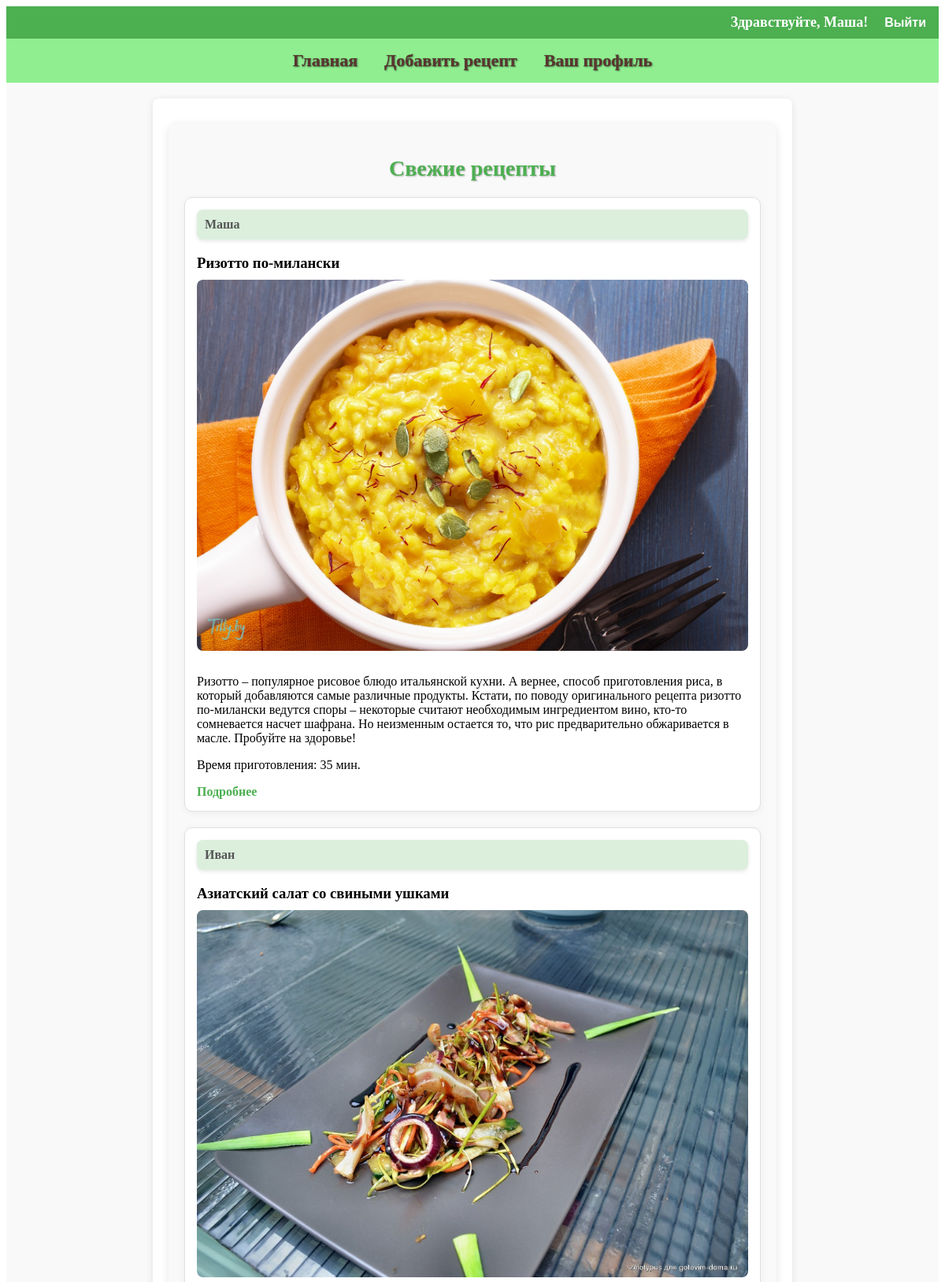
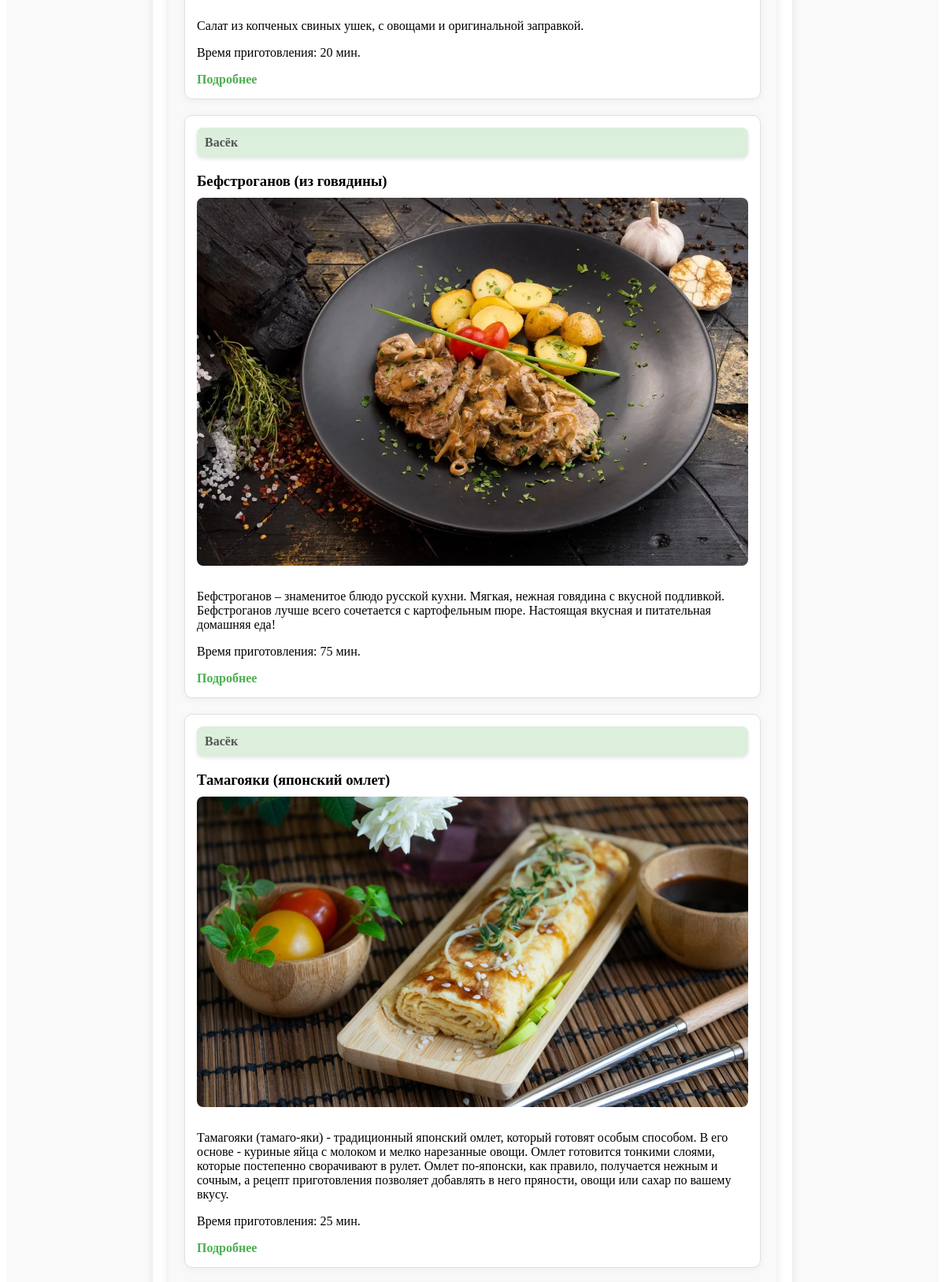
The page /accounts/ (signed in, upper part) on the database its author committed (2 pictures, top to bottom).
### recipe_app/models.py (models this page shows, shortened)
class Recipe(models.Model):
    title = models.CharField(max_length=100, verbose_name="Название блюда")  # Название рецепта
    description = models.TextField(verbose_name="Описание")  # Описание рецепта
    preparation_steps = models.TextField(verbose_name="Шаги приготовления")  # Шаги приготовления блюда
    preparation_time = models.PositiveIntegerField(verbose_name="Время приготовления в минутах")  # Время приготовления в минутах
    image = models.ImageField(upload_to='recipes/images/', verbose_name="Добавьте фото")  # Изображение рецепта
    author = models.ForeignKey(User, on_delete=models.CASCADE, verbose_name="Автор")  # Автор рецепта (связь с пользователем)
    categories = models.ManyToManyField(Category, through='RecipeCategory', verbose_name="Категория")  # Категории, связанные с рецептом через промежуточную модель
    ingredients = models.TextField(blank=True, null=True, verbose_name="Ингредиенты")  # Ингредиенты для рецепта, можно оставить пустым

### recipe_app/views.py (the view)
# urls.py: path('', recipe_list, name='recipe_list'),  # Главная страница: список всех рецептов, вызывается view 'recipe_list'
def recipe_list(request):
    category_id = request.GET.get('category')  # Получаем параметр 'category' из GET-запроса
    random_count = request.GET.get('random')  # Получаем параметр 'random' для отображения случайных рецептов
    if random_count:  # Если выбран параметр случайных рецептов
        recipes = Recipe.objects.all()  # Получаем все рецепты
        recipes = random.sample(list(recipes), min(5, len(recipes)))
    elif category_id:  # Если выбрана категория
        recipes = Recipe.objects.filter(categories__id=category_id).order_by('-id')  # Фильтруем рецепты по выбранной категории
    else:  # Если ничего не выбрано, показываем все рецепты
        recipes = Recipe.objects.all().order_by('-id')[:10]  # Получаем первые 10 рецептов
    categories = Category.objects.all()  # Получаем все категории
    return render(request, 'recipes/recipe_list.html', {'recipes': recipes, 'categories': categories})

### recipe_app/templates/recipes/recipe_list.html (shortened to what this page needs)
{% extends 'base.html' %}
{% block content %}
<div class="recipes-section">
    <h2 class="section-title">Свежие рецепты</h2>
    <div class="recipe-cards">
        {% for recipe in recipes %}
            <div class="recipe-card">
                <div class="recipe-author">
                    {{ recipe.author.username }}
                </div>
                <h3>{{ recipe.title }}</h3>
                <a href="{% url 'recipe_detail' recipe.id %}">
                <img src="{{ recipe.image.url }}" alt="{{ recipe.title }}" class="recipe-image">
                </a>
                <p>{{ recipe.description }}</p>
                <p>Время приготовления: {{ recipe.preparation_time }} мин.</p>
                <a href="{% url 'recipe_detail' recipe.id %}" class="recipe-link">Подробнее</a>
            </div>
        {% empty %}
            <p>Пока нет доступных рецептов.</p>
        {% endfor %}
    </div>
</div>
{% endblock %}

### recipe_app/templates/base.html (shortened to what this page needs)
<!DOCTYPE html>
<html lang="ru">
{% load static %}
<head>
    <link rel="stylesheet" type="text/css" href="{% static 'styles.css' %}">
</head>
<body>
    <div class="top-bar">
        <div class="user-info">
            {% if user.is_authenticated %}
                <p>Здравствуйте, {{ user.username }}!</p>
                <form action="{% url 'logout' %}" method="post">
                    <button type="submit">Выйти</button>
                </form>
            {% else %}
                <p><a href="{% url 'login' %}">Войти</a> | <a href="{% url 'register' %}">Зарегистрироваться</a></p>
            {% endif %}
        </div>
    </div>
    <header>
        <nav>
            <a href="{% url 'recipe_list' %}">Главная</a>
            <a href="{% url 'add_recipe' %}">Добавить рецепт</a>
            {% if user.is_authenticated %}
                <a href="{% url 'profile' %}">Ваш профиль</a>
            {% endif %}
        </nav>
    </header>
    <div class="content-container {% if request.path == '/recipe/add/' %}add-recipe-background{% endif %}">
        <div class="content">
            <main>
                {% block content %}{% endblock %}
            </main>
        </div>
    </div>
</body>
</html>

### recipe_app/static/styles.css (style rules this page uses)
.content-container { display: flex; justify-content: center; background-color: #f9f9f9; padding: 20px; }
.content { max-width: 800px; background-color: white; padding: 20px; border-radius: 8px; box-shadow: 0 2px 10px rgba(0, 0, 0, 0.1); }
form { display: flex; flex-wrap: wrap; gap: 20px; justify-content: space-between; }
h3 { margin-bottom: 10px; }
.top-bar { background-color: #4CAF50; color: white; padding: 10px; display: flex; justify-content: flex-end; align-items: center; }
.top-bar .user-info { display: flex; gap: 15px; align-items: center; }
.top-bar p { font-size: 18px; font-weight: bold; margin: 0; }
.top-bar form { display: inline; margin: 0; }
.top-bar button { background: none; border: none; color: white; cursor: pointer; font-size: 16px; font-weight: bold; }
header { padding: 15px; text-align: center; background-color: #90EE90; }
nav a { margin: 0 15px; text-decoration: none; color: #5c3530; font-weight: bold; font-size: 22px; text-shadow: 1px 1px 2px rgba(0, 0, 0, 0.5); -webkit-text-stroke: 1px rgba(0, 0, 0, 0.1); }
.recipes-section { margin: 10px auto; padding: 20px; max-width: 800px; background-color: #f9f9f9; border-radius: 10px; box-shadow: 0 4px 12px rgba(0, 0, 0, 0.1); }
.recipe-cards { display: flex; flex-direction: column; gap: 20px; justify-content: flex-start; }
.recipe-card { position: relative; width: 100%; max-width: 700px; padding: 15px; background-color: #fff; border: 1px solid #e0e0e0; border-radius: 10px; box-shadow: 0 2px 10px rgba(0, 0, 0, 0.05); transition: transform 0.3s ease; }
.recipe-author { position: relative; font-weight: bold; background-color: rgba(76, 175, 80, 0.2); padding: 10px; border-radius: 8px; color: #555; box-shadow: 0 2px 5px rgba(0, 0, 0, 0.1); margin-bottom: 15px; }
.recipe-image { width: 100%; height: auto; border-radius: 8px; margin-bottom: 10px; }
.recipe-link { color: #4CAF50; font-weight: bold; margin-top: 10px; text-decoration: none; }
img { max-width: 100%; height: auto; }
.section-title { text-align: center; font-size: 28px; font-weight: bold; color: #4CAF50; margin-bottom: 20px; text-transform: none; font-weight: bold; text-shadow: 1px 1px 2px rgba(0, 0, 0, 0.3); }

### rows shown on the page
Recipe: author.username "Маша", title "Ризотто по-милански", image (picture), description "Ризотто – популярное рисовое блюдо итальянской кухни. А вернее, способ приготовления риса, в который добавляются самые различные продукты. Кстати, по поводу оригинального рецепта ризотто по-милански ведутся споры – некоторые считают необходимым ингредиентом вино, кто-то сомневается насчет шафрана. Но неизменным остается то, что рис предварительно обжаривается в масле. Пробуйте на здоровье!", preparation_time "35"
Recipe: author.username "Иван", title "Азиатский салат со свиными ушками", image (picture), description "Салат из копченых свиных ушек, с овощами и оригинальной заправкой.", preparation_time "20"
Recipe: author.username "Васёк", title "Бефстроганов (из говядины)", image (picture), description "Бефстроганов – знаменитое блюдо русской кухни. Мягкая, нежная говядина с вкусной подливкой. Бефстроганов лучше всего сочетается с картофельным пюре. Настоящая вкусная и питательная домашняя еда!", preparation_time "75"
Recipe: author.username "Васёк", title "Тамагояки (японский омлет)", image (picture), description "Тамагояки (тамаго-яки) - традиционный японский омлет, который готовят особым способом. В его основе - куриные яйца с молоком и мелко нарезанные овощи. Омлет готовится тонкими слоями, которые постепенно сворачивают в рулет. Омлет по-японски, как правило, получается нежным и сочным, а рецепт приготовления позволяет добавлять в него пряности, овощи или сахар по вашему вкусу.", preparation_time "25"

### other values the page prints
{{ user.username }} "Маша"
